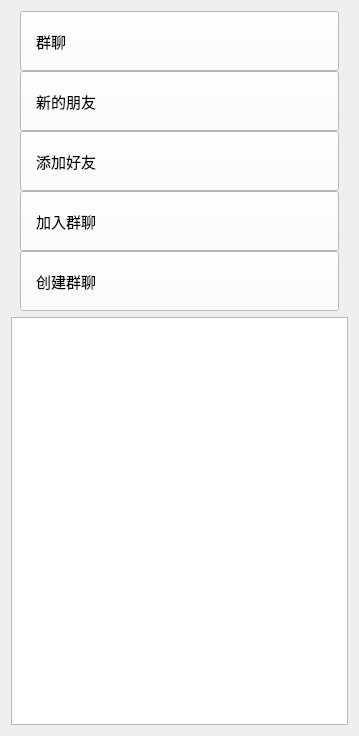
<?xml version="1.0" encoding="UTF-8"?>
<ui version="4.0">
 <class>FriendList</class>
 <widget class="QWidget" name="FriendList">
  <property name="geometry">
   <rect>
    <x>0</x>
    <y>0</y>
    <width>359</width>
    <height>736</height>
   </rect>
  </property>
  <property name="windowTitle">
   <string>Form</string>
  </property>
  <layout class="QVBoxLayout" name="verticalLayout">
   <item>
    <widget class="QWidget" name="operation_wid" native="true">
     <property name="minimumSize">
      <size>
       <width>0</width>
       <height>300</height>
      </size>
     </property>
     <property name="maximumSize">
      <size>
       <width>16777215</width>
       <height>300</height>
      </size>
     </property>
     <property name="styleSheet">
      <string notr="true">QPushButton {
	background-color: rgb(255, 255, 255);
    text-align: left;
    padding-left: 15px;
    font-size: 15px;
    color: rgb(0, 0, 0);
}
QPushButton:hover {
    background-color: rgb(235, 235, 235);
}
QPushButton:pressed {
    background-color: rgb(220, 220, 220);
}</string>
     </property>
     <layout class="QVBoxLayout" name="verticalLayout_2">
      <property name="spacing">
       <number>0</number>
      </property>
      <property name="topMargin">
       <number>0</number>
      </property>
      <property name="bottomMargin">
       <number>0</number>
      </property>
      <item>
       <widget class="QWidget" name="widget_5" native="true">
        <layout class="QVBoxLayout" name="verticalLayout_3">
         <property name="spacing">
          <number>0</number>
         </property>
         <property name="leftMargin">
          <number>0</number>
         </property>
         <property name="topMargin">
          <number>0</number>
         </property>
         <property name="rightMargin">
          <number>0</number>
         </property>
         <property name="bottomMargin">
          <number>0</number>
         </property>
         <item>
          <widget class="QPushButton" name="group_btn">
           <property name="sizePolicy">
            <sizepolicy hsizetype="Minimum" vsizetype="Fixed">
             <horstretch>0</horstretch>
             <verstretch>0</verstretch>
            </sizepolicy>
           </property>
           <property name="minimumSize">
            <size>
             <width>0</width>
             <height>60</height>
            </size>
           </property>
           <property name="maximumSize">
            <size>
             <width>16777215</width>
             <height>60</height>
            </size>
           </property>
           <property name="text">
            <string>群聊</string>
           </property>
           <property name="icon">
            <iconset resource="res.qrc">
             <normaloff>:/new/prefix1/res/group_chat_icon.jpg</normaloff>:/new/prefix1/res/group_chat_icon.jpg</iconset>
           </property>
           <property name="iconSize">
            <size>
             <width>30</width>
             <height>30</height>
            </size>
           </property>
          </widget>
         </item>
        </layout>
       </widget>
      </item>
      <item>
       <widget class="QWidget" name="widget_4" native="true">
        <layout class="QHBoxLayout" name="horizontalLayout_4">
         <property name="spacing">
          <number>0</number>
         </property>
         <property name="leftMargin">
          <number>0</number>
         </property>
         <property name="topMargin">
          <number>0</number>
         </property>
         <property name="rightMargin">
          <number>0</number>
         </property>
         <property name="bottomMargin">
          <number>0</number>
         </property>
         <item>
          <widget class="QPushButton" name="newfriend_btn">
           <property name="minimumSize">
            <size>
             <width>0</width>
             <height>60</height>
            </size>
           </property>
           <property name="maximumSize">
            <size>
             <width>16777215</width>
             <height>60</height>
            </size>
           </property>
           <property name="text">
            <string>新的朋友</string>
           </property>
           <property name="icon">
            <iconset resource="res.qrc">
             <normaloff>:/new/prefix1/res/newfriend.jpg</normaloff>:/new/prefix1/res/newfriend.jpg</iconset>
           </property>
           <property name="iconSize">
            <size>
             <width>30</width>
             <height>30</height>
            </size>
           </property>
          </widget>
         </item>
        </layout>
       </widget>
      </item>
      <item>
       <widget class="QWidget" name="widget" native="true">
        <property name="minimumSize">
         <size>
          <width>0</width>
          <height>60</height>
         </size>
        </property>
        <property name="maximumSize">
         <size>
          <width>16777215</width>
          <height>60</height>
         </size>
        </property>
        <layout class="QHBoxLayout" name="horizontalLayout">
         <property name="spacing">
          <number>0</number>
         </property>
         <property name="leftMargin">
          <number>0</number>
         </property>
         <property name="topMargin">
          <number>0</number>
         </property>
         <property name="rightMargin">
          <number>0</number>
         </property>
         <property name="bottomMargin">
          <number>0</number>
         </property>
         <item>
          <widget class="QPushButton" name="addfriend_btn">
           <property name="minimumSize">
            <size>
             <width>0</width>
             <height>60</height>
            </size>
           </property>
           <property name="maximumSize">
            <size>
             <width>16777215</width>
             <height>60</height>
            </size>
           </property>
           <property name="text">
            <string>添加好友</string>
           </property>
           <property name="icon">
            <iconset resource="res.qrc">
             <normaloff>:/new/prefix1/res/addtip.png</normaloff>:/new/prefix1/res/addtip.png</iconset>
           </property>
           <property name="iconSize">
            <size>
             <width>45</width>
             <height>45</height>
            </size>
           </property>
          </widget>
         </item>
        </layout>
       </widget>
      </item>
      <item>
       <widget class="QWidget" name="widget_2" native="true">
        <layout class="QHBoxLayout" name="horizontalLayout_2">
         <property name="spacing">
          <number>0</number>
         </property>
         <property name="leftMargin">
          <number>0</number>
         </property>
         <property name="topMargin">
          <number>0</number>
         </property>
         <property name="rightMargin">
          <number>0</number>
         </property>
         <property name="bottomMargin">
          <number>0</number>
         </property>
         <item>
          <widget class="QPushButton" name="addgroup_btn">
           <property name="minimumSize">
            <size>
             <width>0</width>
             <height>60</height>
            </size>
           </property>
           <property name="maximumSize">
            <size>
             <width>16777215</width>
             <height>60</height>
            </size>
           </property>
           <property name="text">
            <string>加入群聊</string>
           </property>
           <property name="icon">
            <iconset resource="res.qrc">
             <normaloff>:/new/prefix1/res/addgroup.png</normaloff>:/new/prefix1/res/addgroup.png</iconset>
           </property>
           <property name="iconSize">
            <size>
             <width>30</width>
             <height>30</height>
            </size>
           </property>
          </widget>
         </item>
        </layout>
       </widget>
      </item>
      <item>
       <widget class="QWidget" name="widget_3" native="true">
        <layout class="QHBoxLayout" name="horizontalLayout_3">
         <property name="spacing">
          <number>0</number>
         </property>
         <property name="leftMargin">
          <number>0</number>
         </property>
         <property name="topMargin">
          <number>0</number>
         </property>
         <property name="rightMargin">
          <number>0</number>
         </property>
         <property name="bottomMargin">
          <number>0</number>
         </property>
         <item>
          <widget class="QPushButton" name="creategroup_btn">
           <property name="minimumSize">
            <size>
             <width>0</width>
             <height>60</height>
            </size>
           </property>
           <property name="maximumSize">
            <size>
             <width>16777215</width>
             <height>60</height>
            </size>
           </property>
           <property name="text">
            <string>创建群聊</string>
           </property>
           <property name="icon">
            <iconset resource="res.qrc">
             <normaloff>:/new/prefix1/res/chat_icon_press.png</normaloff>:/new/prefix1/res/chat_icon_press.png</iconset>
           </property>
           <property name="iconSize">
            <size>
             <width>45</width>
             <height>45</height>
            </size>
           </property>
          </widget>
         </item>
        </layout>
       </widget>
      </item>
     </layout>
    </widget>
   </item>
   <item>
    <widget class="QListWidget" name="friends_list"/>
   </item>
  </layout>
 </widget>
 <resources>
  <include location="res.qrc"/>
 </resources>
 <connections/>
</ui>
